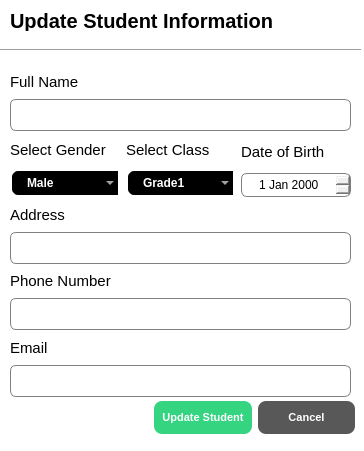
<?xml version="1.0" encoding="UTF-8"?>
<ui version="4.0">
 <class>UpdateStudentsDialog</class>
 <widget class="QDialog" name="UpdateStudentsDialog">
  <property name="geometry">
   <rect>
    <x>0</x>
    <y>0</y>
    <width>364</width>
    <height>451</height>
   </rect>
  </property>
  <property name="minimumSize">
   <size>
    <width>0</width>
    <height>0</height>
   </size>
  </property>
  <property name="windowTitle">
   <string>Dialog</string>
  </property>
  <property name="styleSheet">
   <string notr="true">QDialog{
	background-color:white ;
}
QLineEdit{
	border: 1px solid gray ;
	border-radius: 6px ;
	padding-left:15px;
	height:30px;
}
QDateEdit{
	border:1px solid gray ;
	border-radius: 6px ;
	padding-left:15px;
	height:22px;
}
QComboBox{
	border:2px solid white ;
	border-radius: 8px ;
	padding: 1px 18px 1px 3px ;
	background-color : balck ;
	color : white ; 
	height:22px;
	padding-left:15px;
	font-weight: bold;
	selection-background-color:#2980B9;
}</string>
  </property>
  <widget class="Line" name="line">
   <property name="geometry">
    <rect>
     <x>0</x>
     <y>40</y>
     <width>361</width>
     <height>20</height>
    </rect>
   </property>
   <property name="orientation">
    <enum>Qt::Horizontal</enum>
   </property>
  </widget>
  <widget class="QLabel" name="label">
   <property name="geometry">
    <rect>
     <x>10</x>
     <y>10</y>
     <width>291</width>
     <height>21</height>
    </rect>
   </property>
   <property name="font">
    <font>
     <family>Nirmala UI</family>
     <pointsize>15</pointsize>
     <weight>75</weight>
     <bold>true</bold>
    </font>
   </property>
   <property name="text">
    <string>Update Student Information</string>
   </property>
  </widget>
  <widget class="QWidget" name="layoutWidget">
   <property name="geometry">
    <rect>
     <x>10</x>
     <y>70</y>
     <width>341</width>
     <height>327</height>
    </rect>
   </property>
   <layout class="QVBoxLayout" name="verticalLayout_2">
    <item>
     <layout class="QVBoxLayout" name="verticalLayout">
      <item>
       <widget class="QLabel" name="label_2">
        <property name="font">
         <font>
          <family>Nirmala UI</family>
          <pointsize>11</pointsize>
          <weight>50</weight>
          <bold>false</bold>
         </font>
        </property>
        <property name="text">
         <string>Full Name</string>
        </property>
       </widget>
      </item>
      <item>
       <widget class="QLineEdit" name="update_name_lineEdit"/>
      </item>
     </layout>
    </item>
    <item>
     <layout class="QHBoxLayout" name="horizontalLayout">
      <item>
       <layout class="QVBoxLayout" name="verticalLayout_5">
        <item>
         <widget class="QLabel" name="label_6">
          <property name="font">
           <font>
            <family>Nirmala UI</family>
            <pointsize>11</pointsize>
            <weight>50</weight>
            <bold>false</bold>
           </font>
          </property>
          <property name="text">
           <string>Select Gender</string>
          </property>
         </widget>
        </item>
        <item>
         <widget class="QComboBox" name="update_gender_comboBox">
          <item>
           <property name="text">
            <string>Male</string>
           </property>
          </item>
          <item>
           <property name="text">
            <string>Female</string>
           </property>
          </item>
         </widget>
        </item>
       </layout>
      </item>
      <item>
       <layout class="QVBoxLayout" name="verticalLayout_6">
        <item>
         <widget class="QLabel" name="label_7">
          <property name="font">
           <font>
            <family>Nirmala UI</family>
            <pointsize>11</pointsize>
            <weight>50</weight>
            <bold>false</bold>
           </font>
          </property>
          <property name="text">
           <string>Select Class</string>
          </property>
         </widget>
        </item>
        <item>
         <widget class="QComboBox" name="update_class_comboBox">
          <item>
           <property name="text">
            <string>Grade1</string>
           </property>
          </item>
          <item>
           <property name="text">
            <string>Grade2</string>
           </property>
          </item>
          <item>
           <property name="text">
            <string>Grade3</string>
           </property>
          </item>
          <item>
           <property name="text">
            <string>Grade 4</string>
           </property>
          </item>
          <item>
           <property name="text">
            <string>Grade 5</string>
           </property>
          </item>
          <item>
           <property name="text">
            <string>Grade 6</string>
           </property>
          </item>
          <item>
           <property name="text">
            <string>Grade 7</string>
           </property>
          </item>
         </widget>
        </item>
       </layout>
      </item>
      <item>
       <layout class="QVBoxLayout" name="verticalLayout_7">
        <item>
         <widget class="QLabel" name="label_8">
          <property name="font">
           <font>
            <family>Nirmala UI</family>
            <pointsize>11</pointsize>
            <weight>50</weight>
            <bold>false</bold>
           </font>
          </property>
          <property name="text">
           <string>Date of Birth</string>
          </property>
         </widget>
        </item>
        <item>
         <widget class="QDateEdit" name="update_dob_dateEdit"/>
        </item>
       </layout>
      </item>
     </layout>
    </item>
    <item>
     <layout class="QVBoxLayout" name="verticalLayout_8">
      <item>
       <widget class="QLabel" name="label_9">
        <property name="font">
         <font>
          <family>Nirmala UI</family>
          <pointsize>11</pointsize>
          <weight>50</weight>
          <bold>false</bold>
         </font>
        </property>
        <property name="text">
         <string>Address</string>
        </property>
       </widget>
      </item>
      <item>
       <widget class="QLineEdit" name="update_address_lineEdit"/>
      </item>
     </layout>
    </item>
    <item>
     <layout class="QVBoxLayout" name="verticalLayout_4">
      <item>
       <widget class="QLabel" name="label_5">
        <property name="font">
         <font>
          <family>Nirmala UI</family>
          <pointsize>11</pointsize>
          <weight>50</weight>
          <bold>false</bold>
         </font>
        </property>
        <property name="text">
         <string>Phone Number</string>
        </property>
       </widget>
      </item>
      <item>
       <widget class="QLineEdit" name="update_phone_lineEdit"/>
      </item>
     </layout>
    </item>
    <item>
     <layout class="QVBoxLayout" name="verticalLayout_9">
      <item>
       <widget class="QLabel" name="label_10">
        <property name="font">
         <font>
          <family>Nirmala UI</family>
          <pointsize>11</pointsize>
          <weight>50</weight>
          <bold>false</bold>
         </font>
        </property>
        <property name="text">
         <string>Email</string>
        </property>
       </widget>
      </item>
      <item>
       <widget class="QLineEdit" name="update_email_lineEdit"/>
      </item>
     </layout>
    </item>
   </layout>
  </widget>
  <widget class="QWidget" name="layoutWidget">
   <property name="geometry">
    <rect>
     <x>154</x>
     <y>400</y>
     <width>201</width>
     <height>35</height>
    </rect>
   </property>
   <layout class="QHBoxLayout" name="horizontalLayout_2">
    <item>
     <widget class="QPushButton" name="updateStudent_btn">
      <property name="maximumSize">
       <size>
        <width>16777215</width>
        <height>33</height>
       </size>
      </property>
      <property name="styleSheet">
       <string notr="true">QPushButton{
	background-color: #34D481;
	color:white ;
	border-radius:8px;
	font-weight:bold ;
	font-size: 11px ;
}
</string>
      </property>
      <property name="text">
       <string>Update Student</string>
      </property>
     </widget>
    </item>
    <item>
     <widget class="QPushButton" name="update_cancel_btn">
      <property name="minimumSize">
       <size>
        <width>0</width>
        <height>33</height>
       </size>
      </property>
      <property name="styleSheet">
       <string notr="true">QPushButton{
	background-color: #585858;
	color:white ;
	border-radius:8px;
	font-weight:bold ;
	font-size: 11px ;
}</string>
      </property>
      <property name="text">
       <string>Cancel</string>
      </property>
     </widget>
    </item>
   </layout>
  </widget>
 </widget>
 <resources/>
 <connections/>
</ui>
